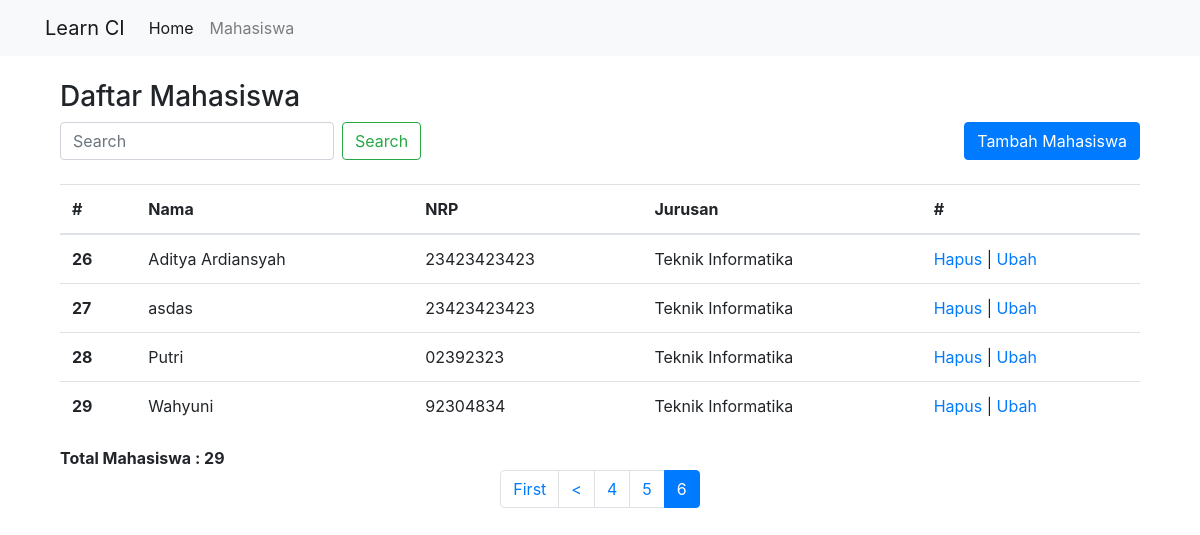
The page /mahasiswa/index/25 on the database its author committed.
### tables this page shows
CREATE TABLE `mahasiswa`  (
  `id` int(11) NOT NULL AUTO_INCREMENT,
  `nama` varchar(255) NULL DEFAULT NULL,
  `nrp` varchar(255) NULL DEFAULT NULL,
  `email` varchar(255) NULL DEFAULT NULL,
  `jurusan` varchar(255) NULL DEFAULT NULL,
  PRIMARY KEY (`id`) USING BTREE
);

CREATE TABLE `jurusan`  (
  `id` int(11) NOT NULL AUTO_INCREMENT,
  `nama` varchar(255) NULL DEFAULT NULL,
  PRIMARY KEY (`id`) USING BTREE
);

### application/libraries/Page.php (called while the page is built, shortened)
<?php
class Page
{
	protected $ci;
	public function __construct()
	{
		$this->ci =& get_instance();
	}
	public function view($view,$data = [])
	{
		$this->ci->load->view('templates/header', $data);
		$this->ci->load->view('templates/footer');
		$this->ci->load->view($view, $data);
	}
}

### application/controllers/Mahasiswa.php (called while the page is built, shortened)
<?php
class Mahasiswa extends CI_Controller{
	public function index()
	{
		if($this->input->post('submit')){
			$data['keyword'] = $this->input->post('keyword');
			$this->session->set_userdata('keyword', $data['keyword']);
		}else{
			$data['keyword'] = $this->session->userdata('keyword');
		}
		$this->db->like('nama', $data['keyword']);
		$this->db->or_like('nrp', $data['keyword']);
		$this->db->from('mahasiswa');
		$config['total_rows'] = $this->db->count_all_results();
		$config['per_page'] = 5;
		$data['start'] = $this->uri->segment(3);
		$data['total_rows'] = $config['total_rows'];
		$data['judul'] = 'Daftar Mahasiswa';
		$data['mahasiswa'] = $this->mahasiswa->getMahasiswa($config['per_page'], $data['start'], $data['keyword']);
		$this->page->view('mahasiswa/index', $data);
	}
}

### index.php (called while the page is built, shortened)
<?php
require_once BASEPATH.'core/CodeIgniter.php';

### application/config/config.php (called while the page is built, shortened)
<?php
$config['base_url'] = 'http://localhost/ci-app/';
$config['index_page'] = '';
$config['uri_protocol']	= 'REQUEST_URI';
$config['url_suffix'] = '';
$config['language']	= 'english';
$config['charset'] = 'UTF-8';
$config['enable_hooks'] = FALSE;
$config['subclass_prefix'] = 'MY_';
$config['composer_autoload'] = FALSE;
$config['permitted_uri_chars'] = 'a-z 0-9~%.:_\-';
$config['enable_query_strings'] = FALSE;
$config['controller_trigger'] = 'c';
$config['function_trigger'] = 'm';
$config['directory_trigger'] = 'd';
$config['allow_get_array'] = TRUE;
$config['log_threshold'] = 0;
$config['log_path'] = '';
$config['log_file_extension'] = '';
$config['log_file_permissions'] = 0644;
$config['log_date_format'] = 'Y-m-d H:i:s';
$config['error_views_path'] = '';
$config['cache_path'] = '';
$config['cache_query_string'] = FALSE;
$config['encryption_key'] = '';
$config['sess_driver'] = 'files';
$config['sess_cookie_name'] = 'ci_session';
$config['sess_expiration'] = 7200;
$config['sess_save_path'] = NULL;
$config['sess_match_ip'] = FALSE;
$config['sess_time_to_update'] = 300;
$config['sess_regenerate_destroy'] = FALSE;
$config['cookie_prefix']	= '';
$config['cookie_domain']	= '';
$config['cookie_path']		= '/';
$config['cookie_secure']	= FALSE;
$config['cookie_httponly'] 	= FALSE;
$config['standardize_newlines'] = FALSE;
$config['global_xss_filtering'] = FALSE;
$config['csrf_protection'] = FALSE;
$config['csrf_token_name'] = 'csrf_test_name';
$config['csrf_cookie_name'] = 'csrf_cookie_name';
$config['csrf_expire'] = 7200;
$config['csrf_regenerate'] = TRUE;
$config['csrf_exclude_uris'] = array();
$config['compress_output'] = FALSE;
$config['time_reference'] = 'local';
$config['rewrite_short_tags'] = FALSE;
$config['proxy_ips'] = '';

### application/models/Mahasiswa_model.php (called while the page is built, shortened)
<?php
class Mahasiswa_model extends CI_Model{
	public function getMahasiswa($limit, $start, $keyword)
	{
		$this->db->select('mahasiswa.*, jurusan.nama as nama_jurusan');
		$this->db->join('jurusan','jurusan.id = mahasiswa.jurusan','left');
		return $this->db->get('mahasiswa', $limit, $start)->result_array();
	}
}

### application/views/mahasiswa/index.php (the view, shortened to what this page needs)
<div class="container mt-4">
	<div class="col-md-12">
		<h3>Daftar Mahasiswa</h3>
		<a href="<?= base_url('mahasiswa/form')?>" class="btn btn-primary mb-4 float-right">Tambah Mahasiswa</a>
		<form class="form-inline my-2 my-lg-0" method="post" action="<?= base_url('mahasiswa')?>">
			<input class="form-control mr-sm-2" type="search" name="keyword" placeholder="Search" aria-label="Search" autocomplete="off" autofocus>
			<button class="btn btn-outline-success my-2 my-sm-0" type="submit" name="submit" value="Submit">Search</button>
		</form>
		<table class="table">
			<thead>
			<tr>
				<th scope="col">#</th>
				<th scope="col">Nama</th>
				<th scope="col">NRP</th>
				<th scope="col">Jurusan</th>
				<th scope="col">#</th>
			</tr>
			</thead>
			<tbody>
			<?php foreach($mahasiswa as $value): ?>
			<tr>
				<th scope="row"><?= ++$start; ?></th>
				<td><?= $value['nama']?></td>
				<td><?= $value['nrp']?></td>
				<td><?= $value['nama_jurusan']?></td>
				<td>
					<a href="<?= base_url('mahasiswa/delete/'.$value['id'])?>">Hapus</a> |
					<a href="<?= base_url('mahasiswa/form/'.$value['id'])?>">Ubah</a>
				</td>
			</tr>
			<?php endforeach ?>
			</tbody>
		</table>
		<b>Total Mahasiswa : <?= $total_rows ?></b>
		<?= $this->pagination->create_links() ?>
	</div>
</div>

### rows shown on the page
mahasiswa: nama "Aditya Ardiansyah", nrp "23423423423", jurusan.nama "Teknik Informatika"
mahasiswa: nama "asdas", nrp "23423423423", jurusan.nama "Teknik Informatika"
mahasiswa: nama "Putri", nrp "02392323", jurusan.nama "Teknik Informatika"
mahasiswa: nama "Wahyuni", nrp "92304834", jurusan.nama "Teknik Informatika"

### other values the page prints
$total_rows "29"
$this->pagination->create_links() "First < 4 5 6"
